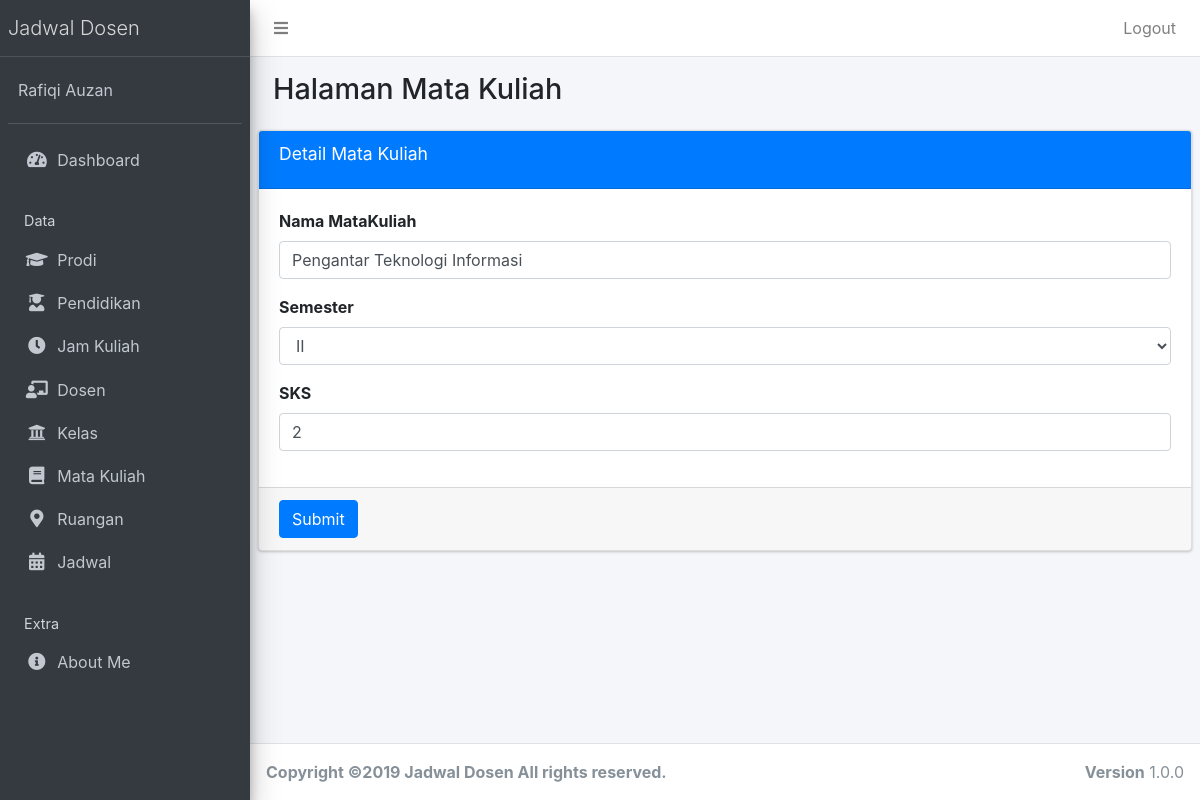
Screenshot of /public/matakuliah/edit/1 (signed in) with the database file from the repository.
### tables this page shows
CREATE TABLE `matakuliah` (
  `matakuliah_id` int(12) NOT NULL AUTO_INCREMENT,
  `nama_matakuliah` varchar(40) NOT NULL,
  `semester` varchar(10) NOT NULL,
  `sks` varchar(10) NOT NULL,
  PRIMARY KEY (`matakuliah_id`)
);

### app/core/Controller.php (called while the page is built, shortened)
<?php
class Controller{
	public function view($view, $data = [])
	{
		require_once '../app/views/' . $view . '.php';
	}
	public function model($model)
	{
		return new $model;
	}
}

### app/controllers/MataKuliah.php (called while the page is built, shortened)
<?php
class MataKuliah extends Controller
{
	public function edit($id)
	{
		$data['title'] = 'Detail Mata Kuliah';
		$data['matakuliah'] = $this->model('MataKuliahModel')->getMataKuliahById($id);
		$this->view('matakuliah/edit', $data);
	}
}

### app/core/App.php (called while the page is built, shortened)
<?php
class App{
	protected $method = 'index';
	protected $params = [];
	public function __construct(){
		$url = $this->parseURL();
		if(file_exists('../app/controllers/' . $url[0] . '.php')){
			unset($url[0]);
		}
		$this->controller = new $this->controller;
		if(isset($url[1])){
			if(method_exists($this->controller, $url[1])){
				$this->method = $url[1];
				unset($url[1]);
			}
		}
		if(!empty($url)){
			$this->params = array_values($url);
		}
		call_user_func_array([$this->controller, $this->method], $this->params);
	}
	public function parseURL(){
		if( isset($_GET['url'])){
			$url = rtrim($_GET['url'], '/');
			$url = filter_var($url, FILTER_SANITIZE_URL);
			$url = explode('/',$url);
			return $url;
		}
	}
}

### public/index.php (called while the page is built, shortened)
<?php
$app = new App;

### app/core/Database.php (called while the page is built, shortened)
<?php
class Database{
	private $host = DB_HOST;
	private $user = DB_USER;
	private $pass = DB_PASS;
	private $dbnm = DB_NAME;
	private $dbh;
	private $stmt;
	public function __construct()
	{
		$dsn = 'mysql:host='. $this->host .';dbname='. $this->dbnm;
		$option = [
			PDO::ATTR_PERSISTENT => true,
			PDO::ATTR_ERRMODE => PDO::ERRMODE_EXCEPTION
		];
		try{
			$this->dbh = new PDO($dsn,$this->user,$this->pass, $option);
		}catch(PDOException $e){
			die($e->getMessage());
		}
	}
	public function query($query)
	{
		$this->stmt = $this->dbh->prepare($query);
	}
	public function bind($param, $value, $type = null){
		if(is_null($type)){
			switch (true) {
				default:
					$type = PDO::PARAM_STR;
			}
		}
		$this->stmt->bindValue($param, $value, $type);
	}
	public function execute()
	{
		$this->stmt->execute();
	}
	public function single()
	{
		$this->execute();
		return $this->stmt->fetch(PDO::FETCH_ASSOC);
	}
}

### app/models/MataKuliahModel.php (called while the page is built, shortened)
<?php
class MataKuliahModel
{
	private $table = 'matakuliah';
	private $db;
	public function __construct()
	{
		$this->db = new Database;
	}
	public function getMataKuliahById($id)
	{
		$this->db->query('SELECT * FROM ' . $this->table . ' WHERE matakuliah_id=:matakuliah_id');
		$this->db->bind('matakuliah_id', $id);
		return $this->db->single();
	}
}

### app/views/matakuliah/edit.php (the view, shortened to what this page needs)
<div class="content-wrapper">
  <section class="content-header">
    <div class="container-fluid">
      <div class="row mb-2">
        <div class="col-sm-6">
          <h1>Halaman Mata Kuliah</h1>
        </div>
      </div>
    </div>
  </section>
  <section class="content">
    <div class="card card-primary">
      <div class="card-header">
        <h3 class="card-title"><?= $data['title']; ?></h3>
      </div>
      <form role="form" action="<?= base_url; ?>/matakuliah/updateMataKuliah" method="POST" enctype="multipart/form-data">
        <div class="card-body">
          <div class="form-group">
            <label>Nama MataKuliah</label>
            <input type="text" class="form-control" name="nama_matakuliah" value="<?= $data['matakuliah']['nama_matakuliah']; ?>">
          </div>
          <div class="form-group">
            <label>Semester</label>
            <select class="form-control" name="semester">
              <option value="II" <?php if ($data['matakuliah']['semester'] == 'II') { ?> selected="selected" <?php } ?>>II</option>
            </select>
          </div>
          <div class="form-group">
            <label>SKS</label>
            <input type="text" class="form-control" name="sks" value="<?= $data['matakuliah']['sks']; ?>">
          </div>
        </div>
        <div class="card-footer">
          <button type="submit" class="btn btn-primary">Submit</button>
        </div>
      </form>
    </div>
  </section>
</div>

### rows the page displays
matakuliah: nama_matakuliah "Pengantar Teknologi Informasi", semester "II", sks "2"

### other values shown
$data['title'] "Detail Mata Kuliah"
